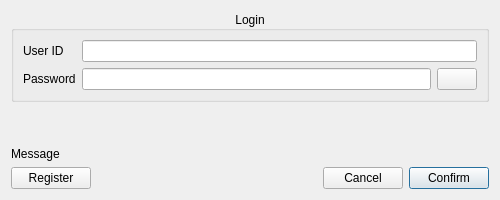
<?xml version="1.0" encoding="UTF-8"?>
<ui version="4.0">
 <class>dl_Login</class>
 <widget class="QDialog" name="dl_Login">
  <property name="windowModality">
   <enum>Qt::WindowModality::WindowModal</enum>
  </property>
  <property name="geometry">
   <rect>
    <x>0</x>
    <y>0</y>
    <width>500</width>
    <height>200</height>
   </rect>
  </property>
  <property name="windowTitle">
   <string>ScorMSG  -  Login</string>
  </property>
  <property name="windowIcon">
   <iconset resource="../../Icons/Icons.qrc">
    <normaloff>:/General/App_Icon.png</normaloff>:/General/App_Icon.png</iconset>
  </property>
  <layout class="QGridLayout" name="gridLayout">
   <item row="3" column="1">
    <spacer name="horizontalSpacer">
     <property name="orientation">
      <enum>Qt::Orientation::Horizontal</enum>
     </property>
     <property name="sizeHint" stdset="0">
      <size>
       <width>40</width>
       <height>20</height>
      </size>
     </property>
    </spacer>
   </item>
   <item row="3" column="4">
    <widget class="QPushButton" name="pb_Confirm">
     <property name="text">
      <string>Confirm</string>
     </property>
     <property name="icon">
      <iconset resource="../../Icons/Icons.qrc">
       <normaloff>:/General/Check.png</normaloff>:/General/Check.png</iconset>
     </property>
     <property name="default">
      <bool>true</bool>
     </property>
    </widget>
   </item>
   <item row="3" column="3">
    <widget class="QPushButton" name="pb_Cancel">
     <property name="text">
      <string>Cancel</string>
     </property>
     <property name="icon">
      <iconset resource="../../Icons/Icons.qrc">
       <normaloff>:/General/Cancel.png</normaloff>:/General/Cancel.png</iconset>
     </property>
    </widget>
   </item>
   <item row="1" column="1" colspan="4">
    <spacer name="verticalSpacer">
     <property name="orientation">
      <enum>Qt::Orientation::Vertical</enum>
     </property>
     <property name="sizeHint" stdset="0">
      <size>
       <width>20</width>
       <height>40</height>
      </size>
     </property>
    </spacer>
   </item>
   <item row="3" column="0">
    <widget class="QPushButton" name="pb_Register">
     <property name="text">
      <string>Register</string>
     </property>
     <property name="icon">
      <iconset resource="../../Icons/Icons.qrc">
       <normaloff>:/General/Register.png</normaloff>:/General/Register.png</iconset>
     </property>
    </widget>
   </item>
   <item row="2" column="0" colspan="5">
    <widget class="QLabel" name="lb_Message">
     <property name="text">
      <string>Message</string>
     </property>
    </widget>
   </item>
   <item row="0" column="0" colspan="5">
    <widget class="QGroupBox" name="groupBox">
     <property name="title">
      <string>Login</string>
     </property>
     <property name="alignment">
      <set>Qt::AlignmentFlag::AlignCenter</set>
     </property>
     <layout class="QGridLayout" name="gridLayout_2">
      <item row="1" column="1">
       <widget class="QLineEdit" name="le_Password">
        <property name="echoMode">
         <enum>QLineEdit::EchoMode::Password</enum>
        </property>
       </widget>
      </item>
      <item row="0" column="0">
       <widget class="QLabel" name="lb_UserID">
        <property name="text">
         <string>User ID</string>
        </property>
       </widget>
      </item>
      <item row="1" column="0">
       <widget class="QLabel" name="lb_Password">
        <property name="text">
         <string>Password</string>
        </property>
       </widget>
      </item>
      <item row="1" column="2">
       <widget class="QPushButton" name="pb_ShowPassword">
        <property name="text">
         <string/>
        </property>
        <property name="icon">
         <iconset resource="../../Icons/Icons.qrc">
          <normaloff>:/General/Show_Password.png</normaloff>:/General/Show_Password.png</iconset>
        </property>
       </widget>
      </item>
      <item row="0" column="1" colspan="2">
       <widget class="QLineEdit" name="le_UserID"/>
      </item>
     </layout>
    </widget>
   </item>
  </layout>
 </widget>
 <tabstops>
  <tabstop>le_UserID</tabstop>
  <tabstop>le_Password</tabstop>
  <tabstop>pb_ShowPassword</tabstop>
  <tabstop>pb_Cancel</tabstop>
 </tabstops>
 <resources>
  <include location="../../Icons/Icons.qrc"/>
 </resources>
 <connections/>
</ui>
